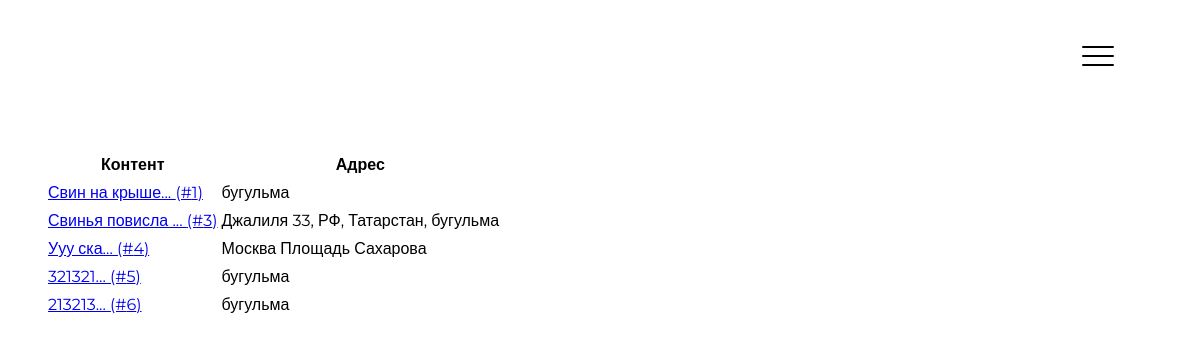
/events/, run on an earlier commit of the app's database.
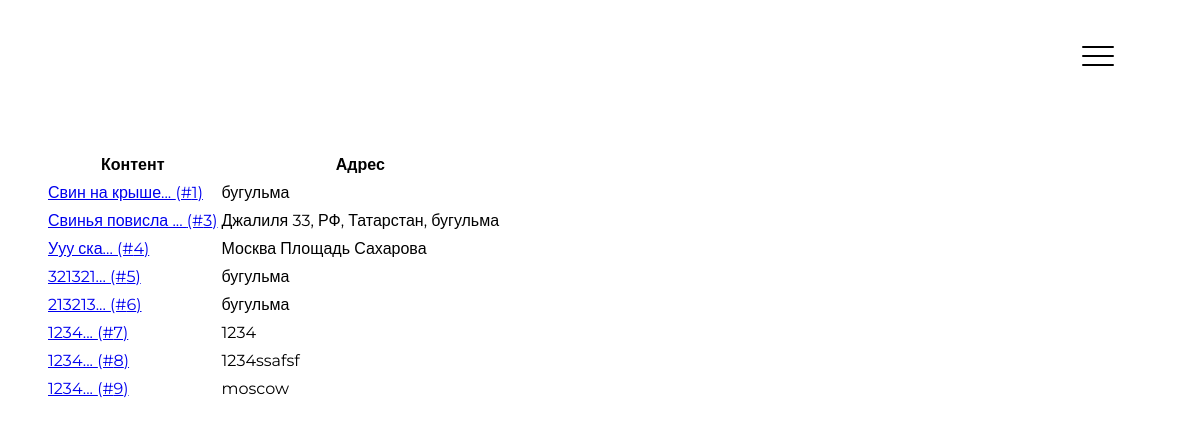
And on a later commit of the database.
### data/model_events.py (models this page shows)
class Event(SqlAlchemyBase, SerializerMixin):
    __tablename__ = 'events'
    id = sqlalchemy.Column(sqlalchemy.Integer,
                           primary_key=True, autoincrement=True)
    address = sqlalchemy.Column(sqlalchemy.String)
    content = sqlalchemy.Column(sqlalchemy.String)
    ll = sqlalchemy.Column(sqlalchemy.String)
    additions = sqlalchemy.Column(sqlalchemy.String)
    user_id = sqlalchemy.Column(sqlalchemy.Integer,
                                sqlalchemy.ForeignKey("users.id"))
    photo = sqlalchemy.orm.relation("File", uselist=False)

### blueprints/events.py (the view)
@blueprint.route('/events/', methods=['GET', 'POST'])
def events():
    session = db_session.create_session()
    events = session.query(Event).all()
    return render_template('events.html', events=events)

### data/db_session.py (called while the page is built)
def create_session() -> Session:
    global __factory
    return __factory()

### templates/events.html
{% extends "base.html" %}
{% block content %}
<div class="container">
    <table class="average-table">
        <thead>
            <th>Контент</th>
            <th>Адрес</th>
        </thead>
        <tbody>
            {% for event in events %}
                <tr>
                    <td><a href="/event/{{ event.id }}">{{ event.content[:15] + "..." }} (#{{ event.id }})</a></td>
                    <td>{{ event.address }}</td>
                </tr>
            {% endfor %}
        </tbody>
    </table>
    <a href="/add_event" class="add_event" ></a>
</div>
{% endblock %}

### templates/base.html (shortened to what this page needs)
<!DOCTYPE html>
<html lang="en">
<head>
    <link rel="stylesheet" href="/static/css/bootstrap-grid.min.css">
    <link rel="stylesheet" href="/static/css/EGOR.css">
    <link rel="stylesheet" href="/static/css/style.min.css">
</head>
<body>
    <div class="hamburger_main" >
        <span class='line'></span>
        <span class='line'></span>
        <span class='line'></span>
    </div>
    <main>
        <div>
            {% block content %}
            {% endblock %}
        </div>
    </main>
</body>
</html>

What changed in the data, as far as the page shows it:
added Event: content "1234...", id "7", address "1234"
added Event: content "1234...", id "8", address "1234ssafsf"
added Event: content "1234...", id "9", address "moscow"
